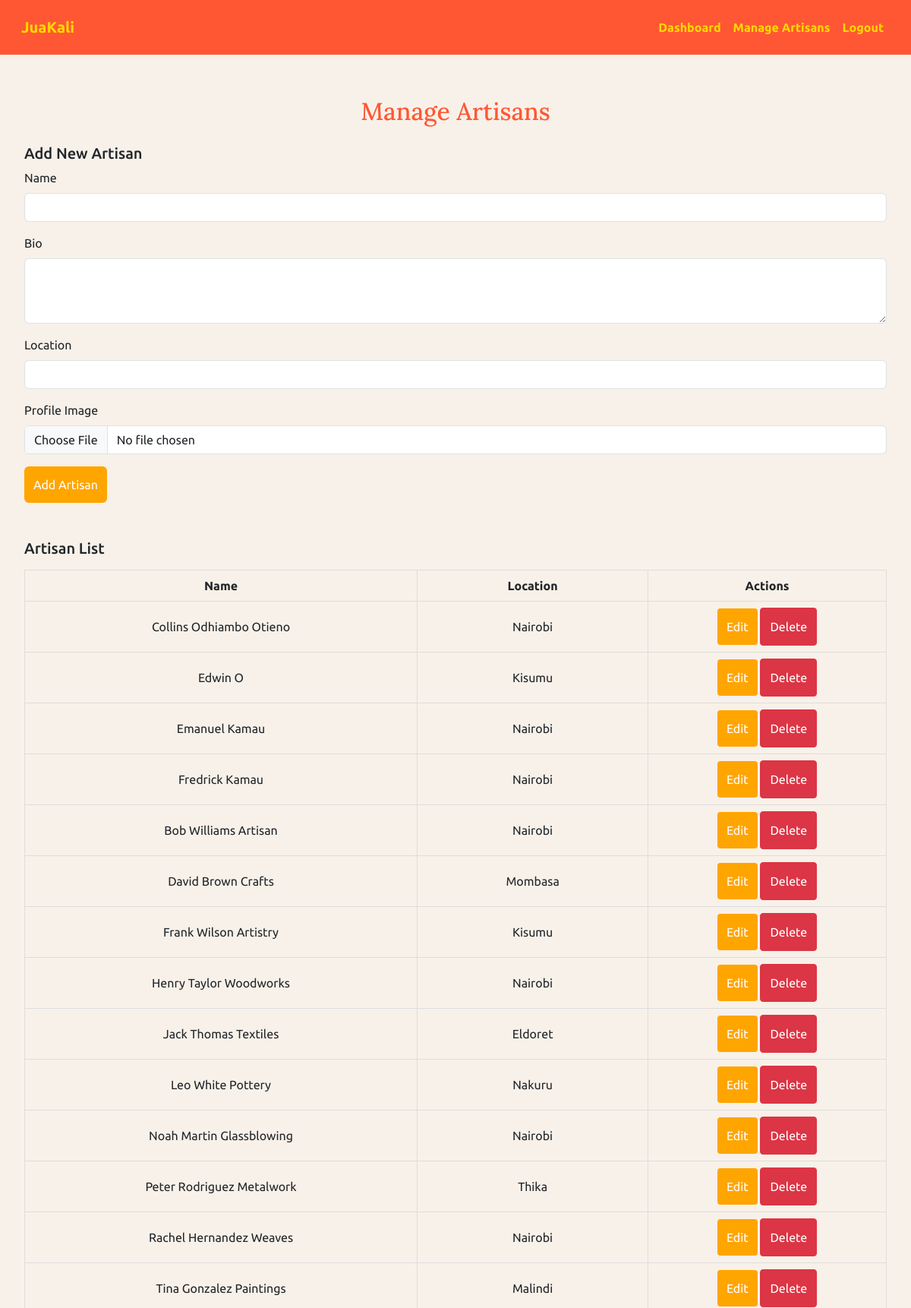
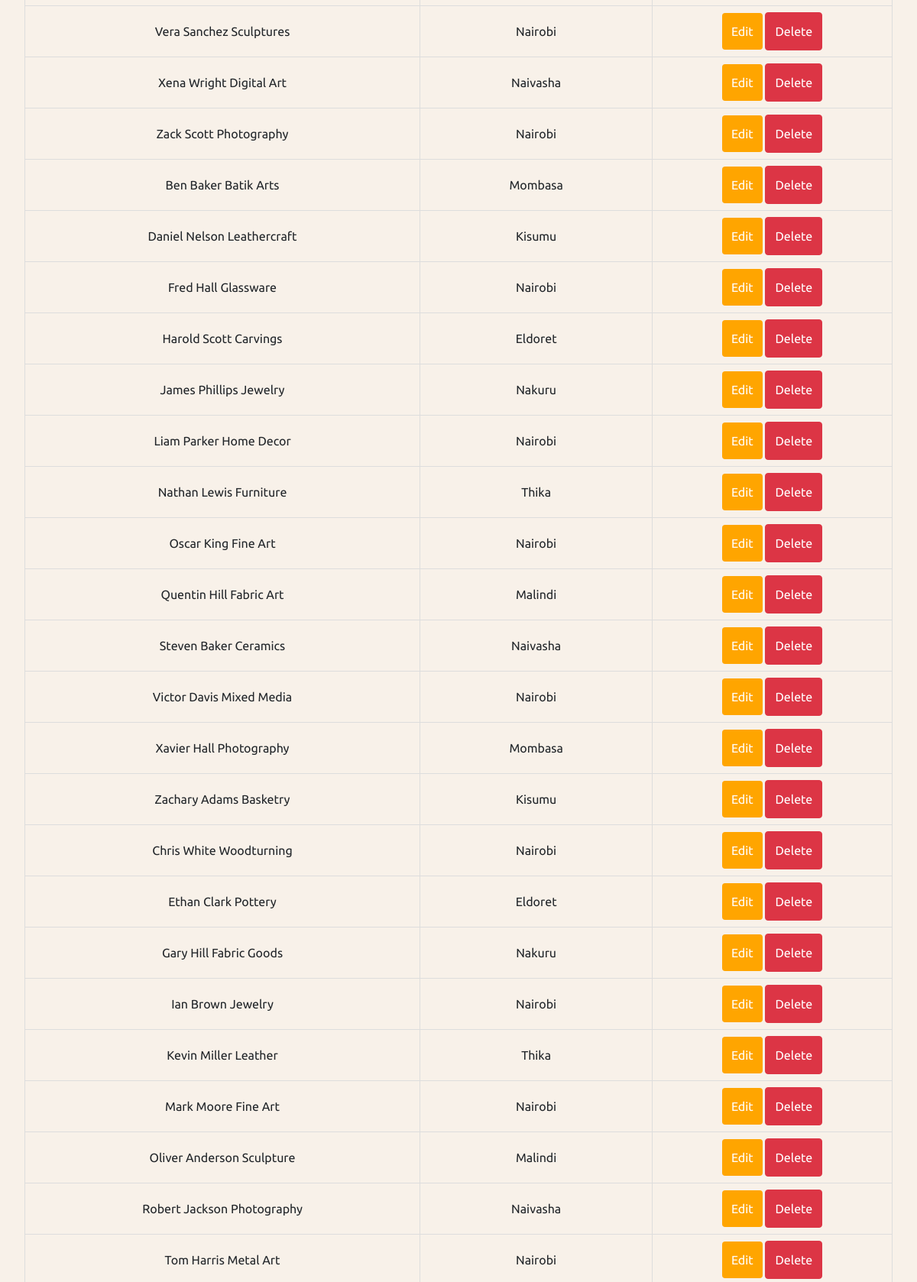
Screenshot of /admin/manage-artisans.php (signed in, upper part) with the database file from the repository (2 pictures, top to bottom).
### tables this page shows
CREATE TABLE `artisans` (
  `id` int(11) NOT NULL,
  `name` varchar(100) NOT NULL,
  `bio` text DEFAULT NULL,
  `location` varchar(100) DEFAULT NULL,
  `created_at` timestamp NOT NULL DEFAULT current_timestamp(),
  `image_url` varchar(255) DEFAULT NULL,
  `average_rating` decimal(3,2) DEFAULT 0.00,
  `user_id` int(11) DEFAULT NULL,
  `is_featured` tinyint(1) DEFAULT 0
);

### functions.php (called while the page is built, shortened)
<?php
require_once 'config.php';
function getAllArtisans() {
    global $pdo;
    return $pdo->query("SELECT * FROM artisans")->fetchAll(PDO::FETCH_ASSOC);
}
?>

### admin/manage-artisans.php (the view, shortened to what this page needs)
<?php
require_once '../functions.php';
$artisans = getAllArtisans();
$edit_artisan = null;
?>
<!DOCTYPE html>
<html lang="en">
<head>
    <link href="https://cdn.jsdelivr.net/npm/bootstrap@5.3.0/dist/css/bootstrap.min.css" rel="stylesheet">
</head>
<body>
    <nav class="navbar navbar-expand-lg">
        <div class="container-fluid">
            <a class="navbar-brand" href="index-after-login.html">JuaKali</a>
            <div class="collapse navbar-collapse" id="navbarNav">
                <ul class="navbar-nav ms-auto">
                    <li class="nav-item"><a class="nav-link" href="admin-dashboard.php">Dashboard</a></li>
                    <li class="nav-item"><a class="nav-link" href="manage-artisans.php">Manage Artisans</a></li>
                    <li class="nav-item"><a class="nav-link" href="logout.php">Logout</a></li>
                </ul>
            </div>
        </div>
    </nav>
    <div class="dashboard-container">
        <h2 class="text-center my-4" style="font-family: 'Lora', serif; color: #FF5733;">Manage Artisans</h2>
        <h5><?php echo $edit_artisan ? 'Edit Artisan' : 'Add New Artisan'; ?></h5>
        <form method="POST" enctype="multipart/form-data">
            <div class="mb-3">
                <label for="name" class="form-label">Name</label>
                <input type="text" class="form-control" id="name" name="name" value="<?php echo $edit_artisan['name'] ?? ''; ?>" required>
            </div>
            <div class="mb-3">
                <label for="bio" class="form-label">Bio</label>
                <textarea class="form-control" id="bio" name="bio" rows="3"><?php echo $edit_artisan['bio'] ?? ''; ?></textarea>
            </div>
            <div class="mb-3">
                <label for="location" class="form-label">Location</label>
                <input type="text" class="form-control" id="location" name="location" value="<?php echo $edit_artisan['location'] ?? ''; ?>">
            </div>
            <div class="mb-3">
                <label for="image" class="form-label">Profile Image</label>
                <input type="file" class="form-control" id="image" name="image" accept="image/*">
            </div>
            <button type="submit" class="btn btn-custom"><?php echo $edit_artisan ? 'Update Artisan' : 'Add Artisan'; ?></button>
        </form>
        <h5 class="mt-5">Artisan List</h5>
        <table class="dashboard-table">
            <thead>
                <tr>
                    <th>Name</th>
                    <th>Location</th>
                    <th>Actions</th>
                </tr>
            </thead>
            <tbody>
                <?php foreach ($artisans as $artisan): ?>
                    <tr>
                        <td><?php echo $artisan['name']; ?></td>
                        <td><?php echo $artisan['location'] ?? 'Not specified'; ?></td>
                        <td>
                            <a href="manage-artisans.php?edit=<?php echo $artisan['id']; ?>" class="btn btn-custom btn-sm">Edit</a>
                            <form method="POST" style="display:inline;">
                                <button type="submit" class="btn btn-danger btn-sm" onclick="return confirm('Are you sure?')">Delete</button>
                            </form>
                        </td>
                    </tr>
                <?php endforeach; ?>
            </tbody>
        </table>
    </div>
</body>
</html>

### admin/manage-artisans.php (style rules this page uses)
body { font-family: 'Ubuntu', sans-serif; background-color: #f8f1e9; }
.navbar { background-color: #FF5733; padding: 1rem; }
.navbar-brand, .nav-link { color: #FFD700 !important; font-weight: bold; }
.dashboard-container { padding: 2rem; }
.dashboard-table { width: 100%; border-collapse: collapse; margin: 1rem 0; }
.dashboard-table th, .dashboard-table td { border: 1px solid #ddd; padding: 0.5rem; text-align: center; }
.btn-custom { background-color: #FFA500; color: #fff; border: none; padding: 0.75rem; font-size: 1rem; min-height: 48px; }
.btn-danger { padding: 0.75rem; font-size: 1rem; min-height: 48px; }

### rows the page displays
artisans: name "Collins Odhiambo Otieno", location "Nairobi"
artisans: name "Edwin O", location "Kisumu"
artisans: name "Emanuel Kamau", location "Nairobi"
artisans: name "Fredrick Kamau", location "Nairobi"
artisans: name "Bob Williams Artisan", location "Nairobi"
artisans: name "David Brown Crafts", location "Mombasa"
artisans: name "Frank Wilson Artistry", location "Kisumu"
artisans: name "Henry Taylor Woodworks", location "Nairobi"
artisans: name "Jack Thomas Textiles", location "Eldoret"
artisans: name "Leo White Pottery", location "Nakuru"
artisans: name "Noah Martin Glassblowing", location "Nairobi"
artisans: name "Peter Rodriguez Metalwork", location "Thika"
artisans: name "Rachel Hernandez Weaves", location "Nairobi"
artisans: name "Tina Gonzalez Paintings", location "Malindi"
artisans: name "Vera Sanchez Sculptures", location "Nairobi"
artisans: name "Xena Wright Digital Art", location "Naivasha"
artisans: name "Zack Scott Photography", location "Nairobi"
artisans: name "Ben Baker Batik Arts", location "Mombasa"
artisans: name "Daniel Nelson Leathercraft", location "Kisumu"
artisans: name "Fred Hall Glassware", location "Nairobi"
artisans: name "Harold Scott Carvings", location "Eldoret"
artisans: name "James Phillips Jewelry", location "Nakuru"
artisans: name "Liam Parker Home Decor", location "Nairobi"
artisans: name "Nathan Lewis Furniture", location "Thika"
artisans: name "Oscar King Fine Art", location "Nairobi"
artisans: name "Quentin Hill Fabric Art", location "Malindi"
artisans: name "Steven Baker Ceramics", location "Naivasha"
artisans: name "Victor Davis Mixed Media", location "Nairobi"
artisans: name "Xavier Hall Photography", location "Mombasa"
artisans: name "Zachary Adams Basketry", location "Kisumu"
artisans: name "Chris White Woodturning", location "Nairobi"
artisans: name "Ethan Clark Pottery", location "Eldoret"
artisans: name "Gary Hill Fabric Goods", location "Nakuru"
artisans: name "Ian Brown Jewelry", location "Nairobi"
artisans: name "Kevin Miller Leather", location "Thika"
artisans: name "Mark Moore Fine Art", location "Nairobi"
artisans: name "Oliver Anderson Sculpture", location "Malindi"
artisans: name "Robert Jackson Photography", location "Naivasha"
artisans: name "Tom Harris Metal Art", location "Nairobi"
